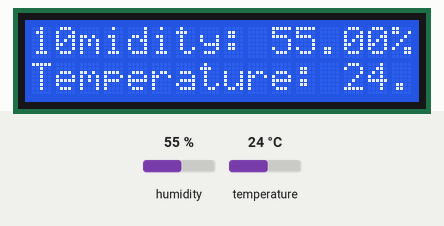
Bench run of a sketch on a simulated Arduino Uno, built with avr-gcc and run on an emulated ATmega328P. On the bench: 16×2 character LCD. The inputs (shaded band) are chosen by the test bench; at power-on: humidity 55 %, temperature 24 °C. What the sketch prints to the serial monitor is not drawn.

Above: at 2.7 s.
2.8 s: humidity set to 22 %
At 5.5 s:
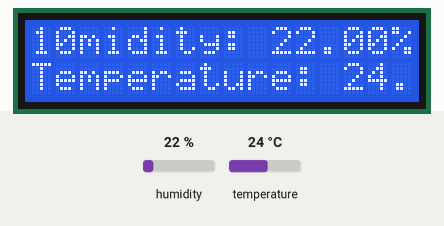
9.3 s: temperature set to 12 °C
At 11.0 s:
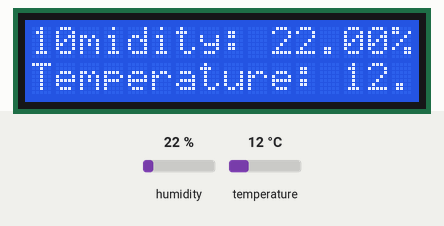
13.8 s: humidity set to 40 %
At 15.1 s:
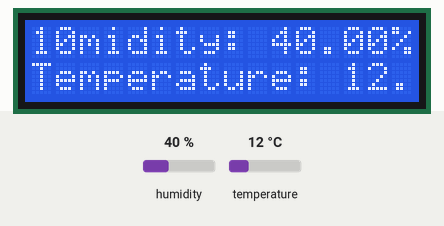
16.8 s: temperature set to 19 °C
At 19.1 s:
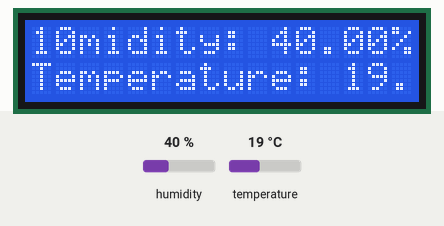
Timing chart, 0 to 20.6 s (numbered marks = the images above; inputs shaded):
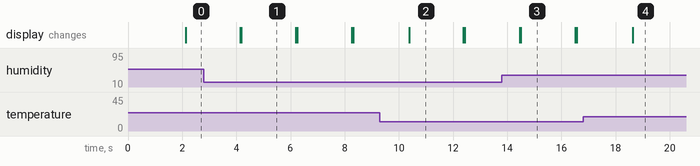

Measured:
- after the input at 2.8 s, the display: first changes after 1.3 s (image 1 shows a later state)
- after the input at 9.3 s, the display: changes after 1.1 s (image 2)
- after the input at 13.8 s, the display: first changes after 0.66 s (image 3 shows a later state)
- after the input at 16.8 s, the display: changes after 1.8 s (image 4)
- what the display in image 1 shows lasts 2.0 s, from 4.2 s to 6.2 s

The sketch:

inventoneTemperature_HumidityMeasuringSystem.ino
```cpp
#include <Wire.h>  // This library is already built in to the Arduino IDE
#include <LiquidCrystal_I2C.h> //This library you can add via Include Library > Manage Library >
#include "DHT.h"

#define DHTPIN 13     // what digital pin we're connected to

// Uncomment whatever type you're using!
//#define DHTTYPE DHT11   // DHT 11
#define DHTTYPE DHT22   // DHT 22  (AM2302), AM2321
//#define DHTTYPE DHT21   // DHT 21 (AM2301)

// Connect pin 1 (on the left) of the sensor to +5V
// NOTE: If using a board with 3.3V logic like an Arduino Due connect pin 1
// to 3.3V instead of 5V!
// Connect pin 2 of the sensor to whatever your DHTPIN is
// Connect pin 4 (on the right) of the sensor to GROUND
// Connect a 10K resistor from pin 2 (data) to pin 1 (power) of the sensor

// Initialize DHT sensor.
// Note that older versions of this library took an optional third parameter to
// tweak the timings for faster processors.  This parameter is no longer needed
// as the current DHT reading algorithm adjusts itself to work on faster procs.
LiquidCrystal_I2C lcd(0x3F, 16, 2);
DHT dht(DHTPIN, DHTTYPE);

void setup() {
  Serial.begin(9600);
  Serial.println("DHTxx test!");

  lcd.init();   // initializing the LCD
  lcd.backlight(); // Enable or Turn On the backlight

  dht.begin();
}

void loop() {
  // Wait a few seconds between measurements.
  delay(2000);

  // Reading temperature or humidity takes about 250 milliseconds!
  // Sensor readings may also be up to 2 seconds 'old' (its a very slow sensor)
  float h = dht.readHumidity();
  // Read temperature as Celsius (the default)
  float t = dht.readTemperature();
  // Read temperature as Fahrenheit (isFahrenheit = true)
  float f = dht.readTemperature(true);

  // Check if any reads failed and exit early (to try again).
  if (isnan(h) || isnan(t) || isnan(f)) {
    Serial.println("Failed to read from DHT sensor!");
    return;
  }

  // Compute heat index in Fahrenheit (the default)
  float hif = dht.computeHeatIndex(f, h);
  // Compute heat index in Celsius (isFahreheit = false)
  float hic = dht.computeHeatIndex(t, h, false);

  Serial.print("Humidity: ");
  Serial.print(h);
  Serial.print(" %\t");
  lcd.setCursor(0, 0);
  lcd.print("Humidity: ");
  lcd.print(h);
  lcd.print((char)37);

  Serial.print("Temperature: ");
  Serial.print(t);
  lcd.setCursor(0, 1);
  lcd.print("Temperature: ");
  lcd.print(t);
  lcd.print(11110110, BIN);

//Uncomment if you want to add scrolling effect
//  for (int positionCounter = 0; positionCounter < 13; positionCounter++) {
//    // scroll one position left:
//    lcd.scrollDisplayLeft();
//    // wait a bit:
//    delay(150);
//  }

//  For other parameters
//  Serial.print(" *C ");
//  Serial.print(f);
//  Serial.print(" *F\t");
//  Serial.print("Heat index: ");
//  Serial.print(hic);
//  Serial.print(" *C ");
//  Serial.print(hif);
//  Serial.println(" *F");
}
```
